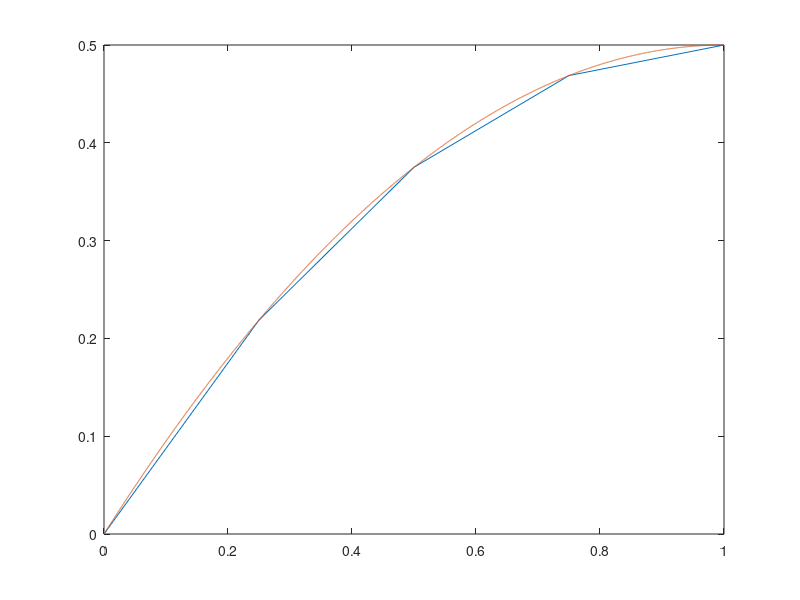

MATLAB code to generate this figure:
% This MATLAB script implements 1D FEA with linear
% shape functions, for the problem of an axial 
% deformation member hanging from a fixed support
% under its own weight.  A corresponding FEniCS
% implementation is given in the file
% "fea_1d_model_fenics.py".

% Properties of the bar:
E = @(z)(1.0);
A = @(z)(1.0);
rho = @(z)(1.0);
% Force per unit length from self weight:
g = 1.0;
f = @(z)(rho(z)*A(z)*g);
% Finite element mesh:
z_nodes = [0,0.25,0.5,0.75,1];
N_node = numel(z_nodes);
L = z_nodes(N_node);
N_el = N_node-1;
% In 2D or 3D, this would come from a 
% data file determining mesh connectivity.
el_node_map = zeros(N_el,2);
for i=1:N_el
    el_node_map(i,1) = i;
    el_node_map(i,2) = i+1;
end
% Initialize stiffness matrix and
% load vector to zero:
K = zeros(N_node,N_node);
F = zeros(N_node,1);
% Loop over elements:
for el=1:N_el
    % Nodes corresponding to this
    % element:
    node1 = el_node_map(el,1);
    node2 = el_node_map(el,2);
    z1 = z_nodes(node1);
    z2 = z_nodes(node2);
    h = z2-z1;
    % One-point quadrature:
    z_mid = 0.5*(z1+z2);
    phi1 = 0.5; % (midpoint evaluation)
    phi2 = 0.5;
    phi1_prime = 1/h; % (constant derivative)
    phi2_prime = -1/h;
    EA = E(z_mid)*A(z_mid);
    % Add element's integrals to stiffness matrix 
    % and load vector:
    K(node1,node1) = K(node1,node1) + h*EA*phi1_prime*phi1_prime;
    K(node1,node2) = K(node1,node2) + h*EA*phi2_prime*phi1_prime;
    K(node2,node1) = K(node2,node1) + h*EA*phi1_prime*phi2_prime;
    K(node2,node2) = K(node2,node2) + h*EA*phi2_prime*phi2_prime;
    F(node1) = F(node1) + h*f(z_mid)*phi1;
    F(node2) = F(node2) + h*f(z_mid)*phi2;
end
% Apply boundary condition at z=0 (node 1):
F(1) = 0;
K(1,:) = 0;
K(1,1) = 1;
% Solve system:
alpha = K\F;
% Plot the result:
plot(z_nodes,alpha);

% Exact solution for E=A=rho=g=1; not
% relevant if the coefficients are modified.
u_exact = @(z)(0.5*z.*(2*L-z));
z_fine = linspace(0,L,10000);
hold on;
plot(z_fine,u_exact(z_fine));
